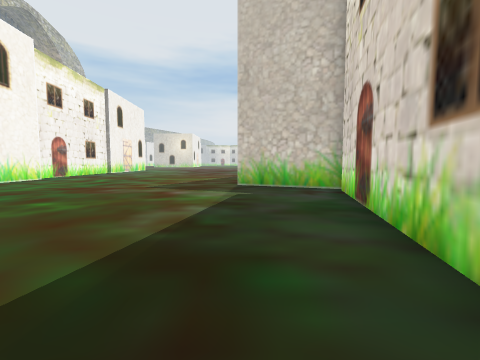
[1] (above)

22 first-person views from a walk through a Unity game level. The camera is 1.3 m above the floor, tilts 4° down and sees 90° across. The floor is counted in squares, 1.8 m on a side. Each view is taken from the middle of a square. On the plan, view 1 faces up. The plan holds only what a view shows up to about 9 squares ahead; the rest is blank. The place goes on beyond the plan. The player is left out.

[2]
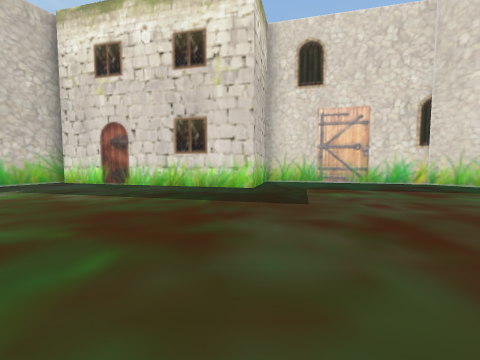

[3]
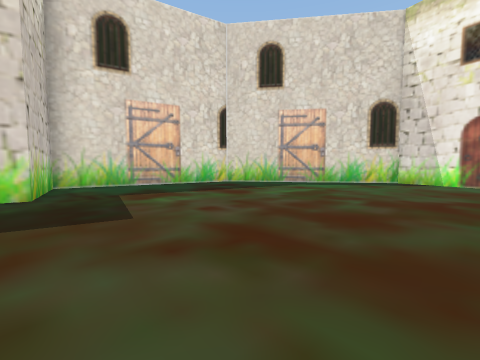

[4]
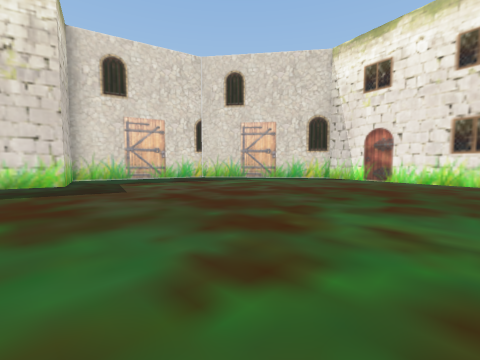

[5]
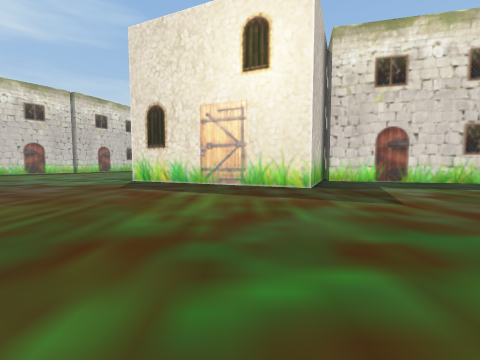

[6]
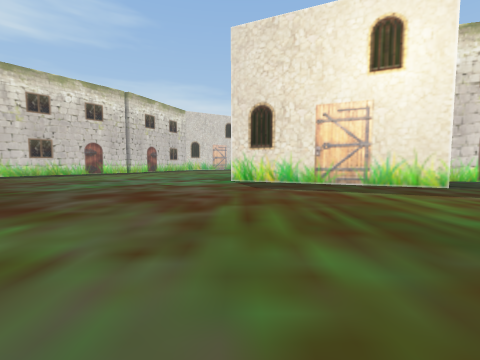

[7]
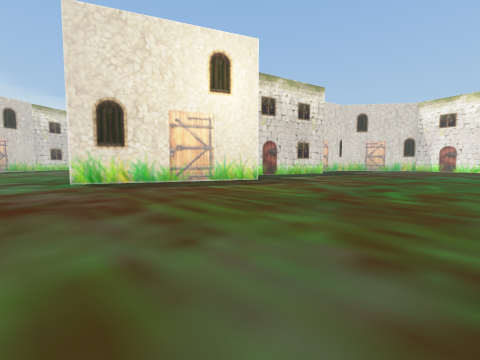

[8]
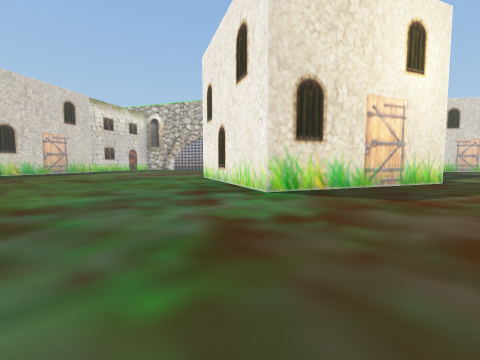

[9]
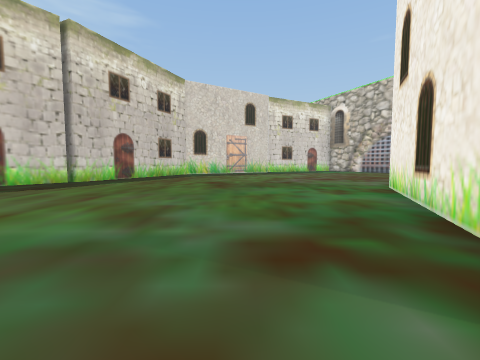

[10]
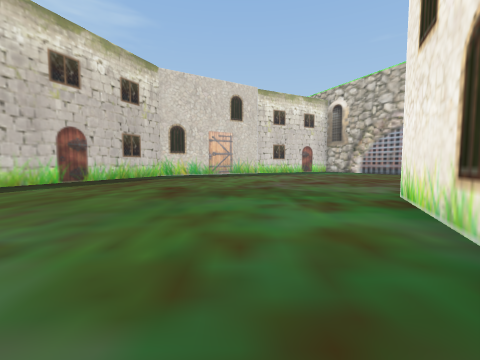

[11]
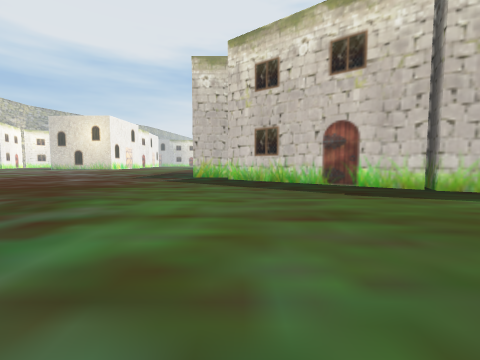

[12]
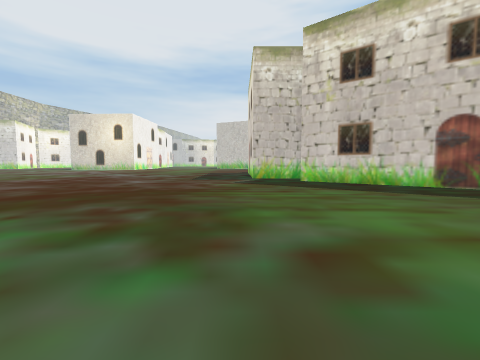

[13]
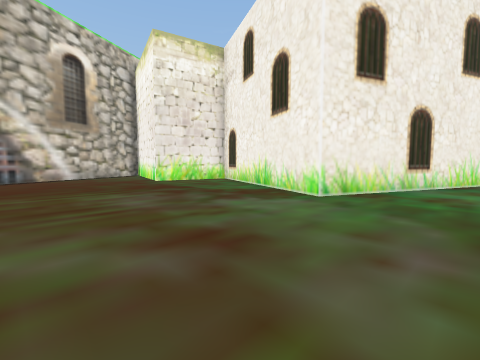

[14]
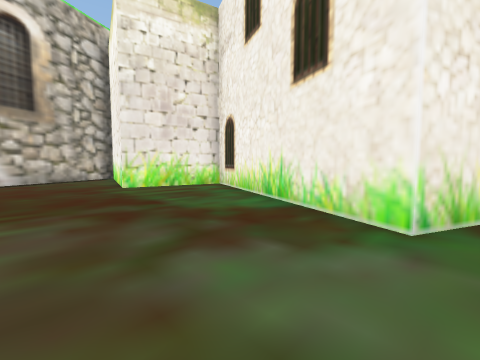

[15]
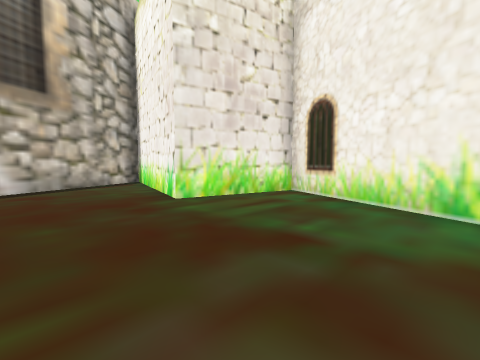

[16]
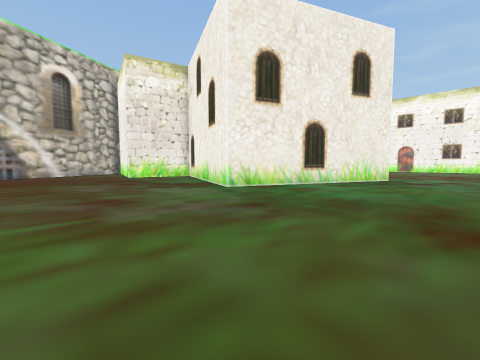

[17]
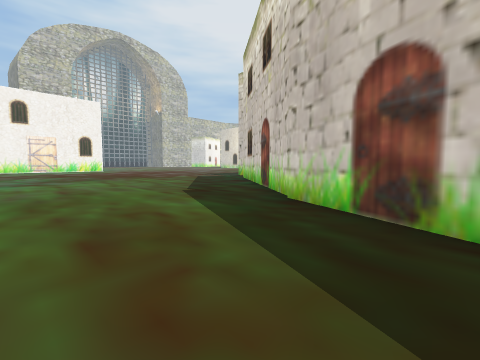

[18]
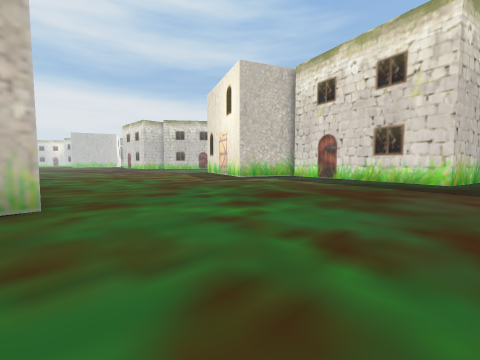

[19]
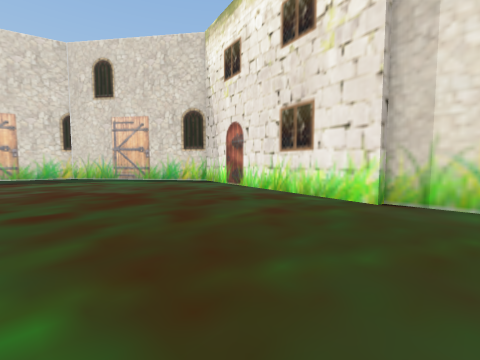

[20]
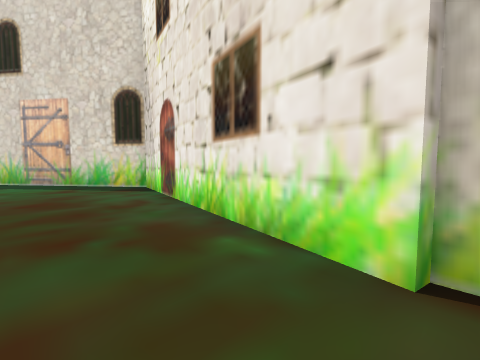

[21]
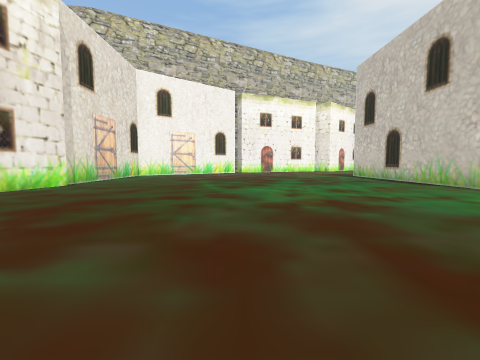

[22]
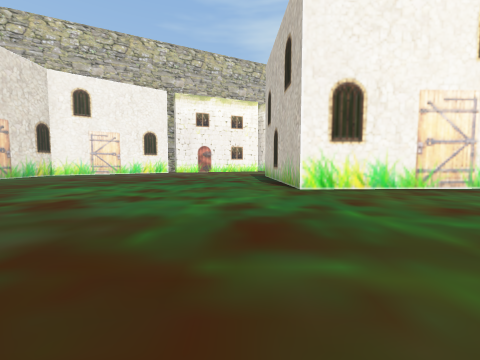

### Floor plan
Key: @ floor where view 1 was taken; # wall or solid block; . floor; H house.
Columns run from 11 left of view 1 to 14 right of it. Each row starts with its distance up from view 1.
 26       ............H
 25       .............HH
 24        .............HH
 23         .............HHH
 22          ..............HH
 21           ...............H
 20           ................
 19          .................
 18         ..................
 17        ...................
 16     ......................
 15     ......................
 14     ..........HH..........
 13     .........H HHH........
 12     .........H    HH......
 11     ........HH      H.....
 10    .........H      H......
  9   H.........H      H......
  8   H........HH     H.......
  7   H..........HH   H.......
  6   H...........H   ........
  5   H...........H  HHHH.....
  4 HHH..........H      H.....
  3 .............H      H.....
  2 .............H      H...##
  1 .............H     H..###
  0 ...........@HH     H###
 -1 ..............H
 -2 ..............H
 -3 ..............H
 -4 ..............H
 -5 ..............H
 -6 .............H
 -7 ............HH
 -8 ...........HH
 -9 HHHHH.....H
-10      HHHHH

Where each view was taken, in squares from view 1:
view 1: 0 up, 0 right, facing up
view 2: 0 up, 6 left, facing right
view 3: 0 up, 5 left, facing down-right
view 4: 1 up, 8 left, facing down-right
view 5: 10 up, 7 left, facing right
view 6: 14 up, 7 left, facing right
view 7: 16 up, 7 left, facing down-right
view 8: 19 up, 1 left, facing down-right
view 9: 16 up, 2 right, facing right
view 10: 15 up, 4 right, facing right
view 11: 16 up, 6 right, facing up
view 12: 17 up, 3 right, facing up
view 13: 14 up, 14 right, facing down-left
view 14: 12 up, 12 right, facing down-left
view 15: 9 up, 12 right, facing down-left
view 16: 17 up, 14 right, facing down-left
view 17: 18 up, 14 right, facing up-left
view 18: 1 down, 9 left, facing up-right
view 19: 4 down, 11 left, facing down-right
view 20: 7 down, 10 left, facing down-right
view 21: 3 down, 2 left, facing left
view 22: 2 up, 2 left, facing left
